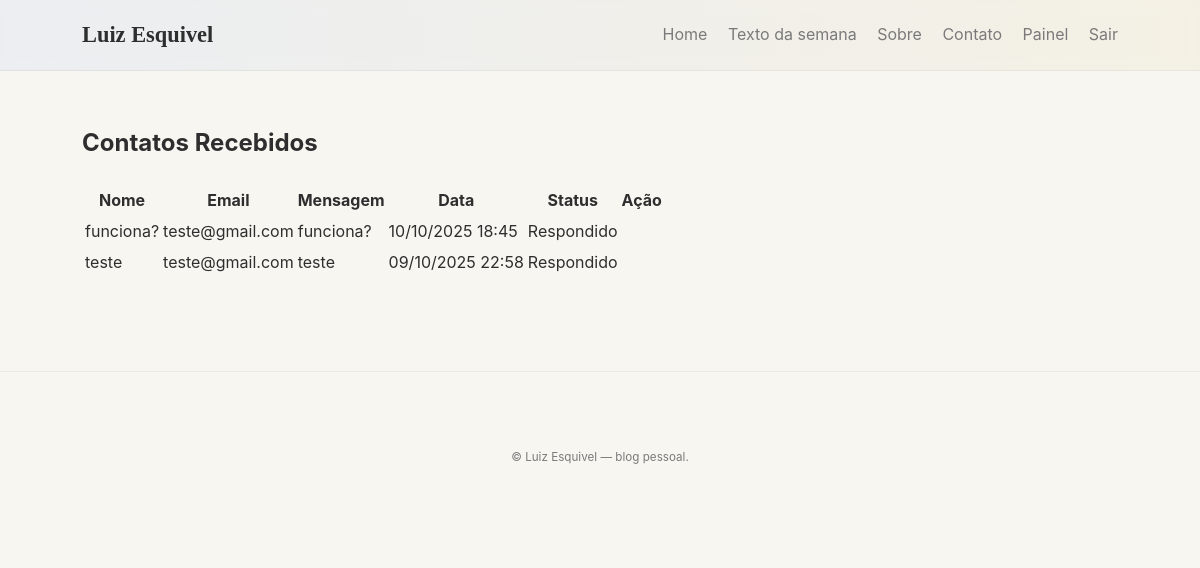
Screenshot of /admin/contacts (signed in) with the database file from the repository.
### models.py (models this page shows, shortened)
class Contact(db.Model):
    id = db.Column(db.Integer, primary_key=True)
    name = db.Column(db.String(120), nullable=False)
    email = db.Column(db.String(120), nullable=False)
    message = db.Column(db.Text, nullable=False)
    created_at = db.Column(db.DateTime, default=datetime.utcnow)
    responded = db.Column(db.Boolean, default=False)

### routes/admin_routes.py (the view)
@admin_bp.route('/contacts')
@login_required
def admin_contacts():
    contacts = Contact.query.order_by(Contact.created_at.desc()).all()
    return render_template('admin/contacts.html', contacts=contacts)

### templates/admin/contacts.html (shortened to what this page needs)
{% extends '_base.html' %}
{% block content %}
  <h2>Contatos Recebidos</h2>
  {% if contacts %}
    <table class="data-table">
      <thead>
        <tr>
          <th>Nome</th>
          <th>Email</th>
          <th>Mensagem</th>
          <th>Data</th>
          <th>Status</th>
          <th>Ação</th>
        </tr>
      </thead>
      <tbody>
        {% for c in contacts %}
        <tr class="{{ 'responded' if c.responded }}">
          <td>{{ c.name }}</td>
          <td>{{ c.email }}</td>
          <td style="max-width: 400px;">{{ c.message }}</td>
          <td>{{ c.created_at.strftime('%d/%m/%Y %H:%M') }}</td>
          <td>
            {% if c.responded %}
              <span class="badge badge-success">Respondido</span>
            {% else %}
              <span class="badge badge-warning">Pendente</span>
            {% endif %}
          </td>
          <td>
          </td>
        </tr>
        {% endfor %}
      </tbody>
    </table>
  {% else %}
    <p>Nenhum contato recebido ainda.</p>
  {% endif %}
{% endblock %}

### static/css/main.css (style rules this page uses)
:root { --bg: #f8f6f1; --surface: #ffffff; --text: #2e2e2e; --muted: #7a7a7a; --accent: #0b5fff; --gold: #b08900; --radius: 14px; --max-width: 1100px; --font-serif: "EB Garamond", serif; --font-sans: "Inter", sans-serif; }
* { box-sizing: border-box; }
body { margin: 0; background: var(--bg); color: var(--text); font-family: var(--font-sans); line-height: 1.7; overflow-x: hidden; }

### rows the page displays
Contact: name "funciona?", email "teste@gmail.com", message "funciona?", created_at "10/10/2025 18:45", responded "Respondido"
Contact: name "teste", email "teste@gmail.com", message "teste", created_at "09/10/2025 22:58", responded "Respondido"

### other values shown
{{ (caller_name if caller_name else 'Luiz Esquivel') }} "Luiz Esquivel"
